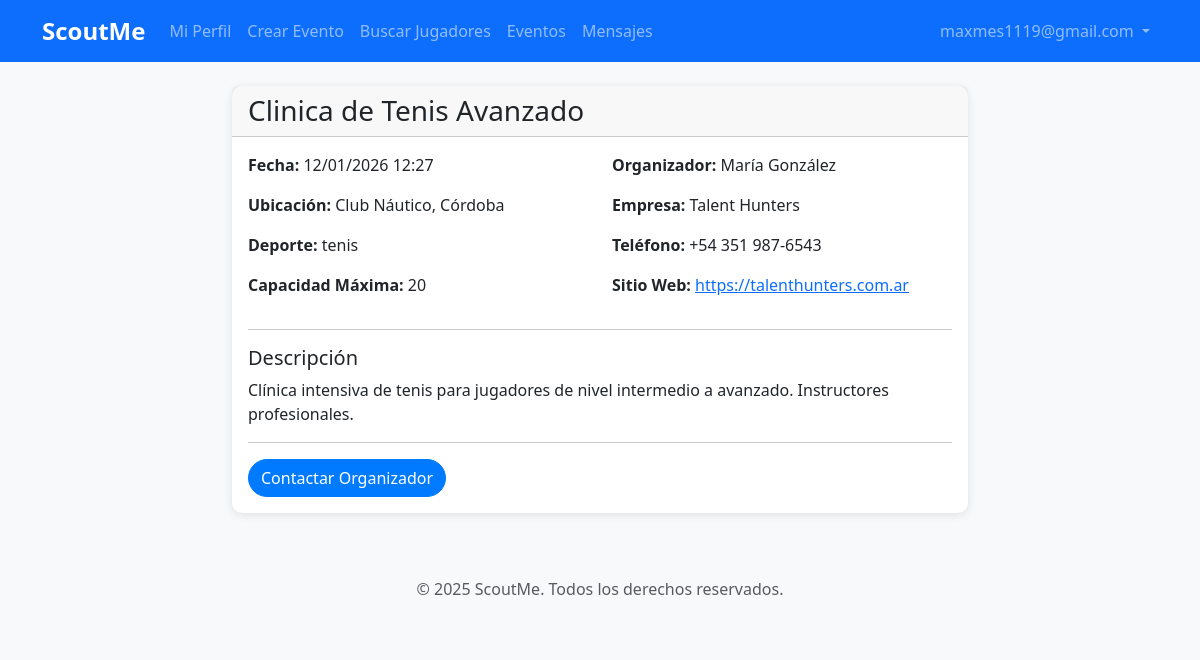
Page /evento/2 (signed in) on the committed database.
### models.py (models this page shows, shortened)
class User(db.Model, UserMixin):
    id = db.Column(db.Integer, primary_key=True)
    email = db.Column(db.String(120), unique=True, nullable=False)
    password_hash = db.Column(db.String(128), nullable=False)
    role = db.Column(db.String(20), nullable=False)  # 'jugador', 'ojeador', 'admin'
    is_active = db.Column(db.Boolean, default=True)
    created_at = db.Column(db.DateTime, default=datetime.utcnow)
    player_profile = db.relationship('Player', backref='user', uselist=False)
    scout_profile = db.relationship('Scout', backref='user', uselist=False)
    messages_sent = db.relationship('Message', foreign_keys='Message.sender_id', backref='sender', lazy='dynamic')
    messages_received = db.relationship('Message', foreign_keys='Message.receiver_id', backref='receiver', lazy='dynamic')

class Event(db.Model):
    id = db.Column(db.Integer, primary_key=True)
    scout_id = db.Column(db.Integer, db.ForeignKey('scout.id'), nullable=False)
    titulo = db.Column(db.String(200), nullable=False)
    descripcion = db.Column(db.Text)
    fecha = db.Column(db.DateTime, nullable=False)
    ubicacion = db.Column(db.String(200))
    deporte = db.Column(db.String(50))
    capacidad_maxima = db.Column(db.Integer)
    created_at = db.Column(db.DateTime, default=datetime.utcnow)

class Scout(db.Model):
    id = db.Column(db.Integer, primary_key=True)
    user_id = db.Column(db.Integer, db.ForeignKey('user.id'), nullable=False)
    nombre = db.Column(db.String(100), nullable=False)
    apellido = db.Column(db.String(100), nullable=False)
    empresa = db.Column(db.String(100))
    pais = db.Column(db.String(50))
    ciudad = db.Column(db.String(100))
    especialidad = db.Column(db.String(100))  # deportes específicos
    descripcion = db.Column(db.Text)
    phone_code = db.Column(db.String(10))  # código de país telefónico
    telefono = db.Column(db.String(20))
    sitio_web = db.Column(db.String(200))
    events = db.relationship('Event', backref='scout', lazy='dynamic')

### app.py (the view)
@app.route("/evento/<int:event_id>")
@login_required
def evento_detalle(event_id):
    event = Event.query.get_or_404(event_id)
    return render_template("evento_detalle.html", event=event)

### app.py (called while the page is built)
@login_manager.user_loader
def load_user(user_id):
    return User.query.get(int(user_id))

### templates/evento_detalle.html (shortened to what this page needs)
{% extends "base.html" %}
{% block content %}
<div class="row">
    <div class="col-md-8 mx-auto">
        <div class="card">
            <div class="card-header">
                <h3 class="card-title mb-0">{{ event.titulo }}</h3>
            </div>
            <div class="card-body">
                <div class="row">
                    <div class="col-md-6">
                        <p><strong>Fecha:</strong> {{ event.fecha.strftime('%d/%m/%Y %H:%M') }}</p>
                        <p><strong>Ubicación:</strong> {{ event.ubicacion or 'No especificada' }}</p>
                        <p><strong>Deporte:</strong> {{ event.deporte or 'General' }}</p>
                        {% if event.capacidad_maxima %}
                            <p><strong>Capacidad Máxima:</strong> {{ event.capacidad_maxima }}</p>
                        {% endif %}
                    </div>
                    <div class="col-md-6">
                        <p><strong>Organizador:</strong> {{ event.scout.nombre }} {{ event.scout.apellido }}</p>
                        {% if event.scout.empresa %}
                            <p><strong>Empresa:</strong> {{ event.scout.empresa }}</p>
                        {% endif %}
                        {% if event.scout.telefono %}
                            <p><strong>Teléfono:</strong> {{ event.scout.telefono }}</p>
                        {% endif %}
                        {% if event.scout.sitio_web %}
                            <p><strong>Sitio Web:</strong> <a href="{{ event.scout.sitio_web }}" target="_blank">{{ event.scout.sitio_web }}</a></p>
                        {% endif %}
                    </div>
                </div>
                {% if event.descripcion %}
                    <hr>
                    <h5>Descripción</h5>
                    <p>{{ event.descripcion }}</p>
                {% endif %}
                {% if current_user.is_authenticated %}
                    <hr>
                    <div class="d-flex gap-2">
                            <a href="{{ url_for('enviar_mensaje', receiver=event.scout.user.id) }}" class="btn btn-primary">Contactar Organizador</a>
                        </div>
                {% endif %}
            </div>
        </div>
    </div>
</div>
{% endblock %}

### templates/base.html (shortened to what this page needs)
<!DOCTYPE html>
<html lang="es">
<head>
    <link href="https://cdn.jsdelivr.net/npm/bootstrap@5.3.0/dist/css/bootstrap.min.css" rel="stylesheet">
    <link rel="stylesheet" href="{{ url_for('static', filename='css/main.css') }}">
</head>
<body>
    <nav class="navbar navbar-expand-lg navbar-dark bg-primary">
        <div class="container">
            <a class="navbar-brand" href="{{ url_for('home') }}">ScoutMe</a>
            <div class="collapse navbar-collapse" id="navbarNav">
                <ul class="navbar-nav me-auto">
                    {% if current_user.is_authenticated %}
                        {% if current_user.role == 'jugador' %}
                            <li class="nav-item">
                                <a class="nav-link" href="{{ url_for('perfil_jugador') }}">Mi Perfil</a>
                            </li>
                            <li class="nav-item">
                                <a class="nav-link" href="{{ url_for('subir_video') }}">Subir Video</a>
                            </li>
                        {% elif current_user.role == 'ojeador' %}
                            <li class="nav-item">
                                <a class="nav-link" href="{{ url_for('perfil_ojeador') }}">Mi Perfil</a>
                            </li>
                            <li class="nav-item">
                                <a class="nav-link" href="{{ url_for('crear_evento') }}">Crear Evento</a>
                            </li>
                        {% elif current_user.role == 'admin' %}
                            <li class="nav-item">
                                <a class="nav-link" href="{{ url_for('admin') }}">Administración</a>
                            </li>
                        {% endif %}
                        <li class="nav-item">
                            <a class="nav-link" href="{{ url_for('buscar') }}">Buscar Jugadores</a>
                        </li>
                        <li class="nav-item">
                            <a class="nav-link" href="{{ url_for('eventos') }}">Eventos</a>
                        </li>
                        <li class="nav-item">
                            <a class="nav-link" href="{{ url_for('mensajes') }}">Mensajes</a>
                        </li>
                    {% endif %}
                </ul>
                <ul class="navbar-nav">
                    {% if current_user.is_authenticated %}
                        <li class="nav-item dropdown">
                            <a class="nav-link dropdown-toggle" href="#" id="userDropdown" role="button" data-bs-toggle="dropdown">
                                {{ current_user.email }}
                            </a>
                        </li>
                    {% endif %}
                </ul>
            </div>
        </div>
    </nav>
    <main class="container mt-4">
        {% block content %}{% endblock %}
    </main>
    <footer class="bg-light text-center text-muted mt-5 py-3">
        <div class="container">
            <p>&copy; 2025 ScoutMe. Todos los derechos reservados.</p>
        </div>
    </footer>
</body>
</html>

### static/css/main.css (style rules this page uses)
body { font-family: 'Segoe UI', Tahoma, Geneva, Verdana, sans-serif; background-color: #f8f9fa; }
.navbar-brand { font-weight: bold; font-size: 1.5rem; }
.card { border: none; border-radius: 10px; box-shadow: 0 2px 10px rgba(0, 0, 0, 0.1); transition: transform 0.2s; }
.btn { border-radius: 25px; font-weight: 500; }
.btn-primary { background-color: #007bff; border-color: #007bff; }
footer { margin-top: auto; padding: 20px 0; }

### rows in the picture
User: email "maxmes1119@gmail.com"
Event: titulo "Clinica de Tenis Avanzado", fecha "12/01/2026 12:27", ubicacion "Club Náutico, Córdoba", deporte "tenis", capacidad_maxima "20", descripcion "Clínica intensiva de tenis para jugadores de nivel intermedio a avanzado. Instructores profesionales."
Scout: scout.nombre "María", scout.apellido "González", scout.empresa "Talent Hunters", scout.telefono "+54 351 987-6543", scout.sitio_web "https://talenthunters.com.ar"
